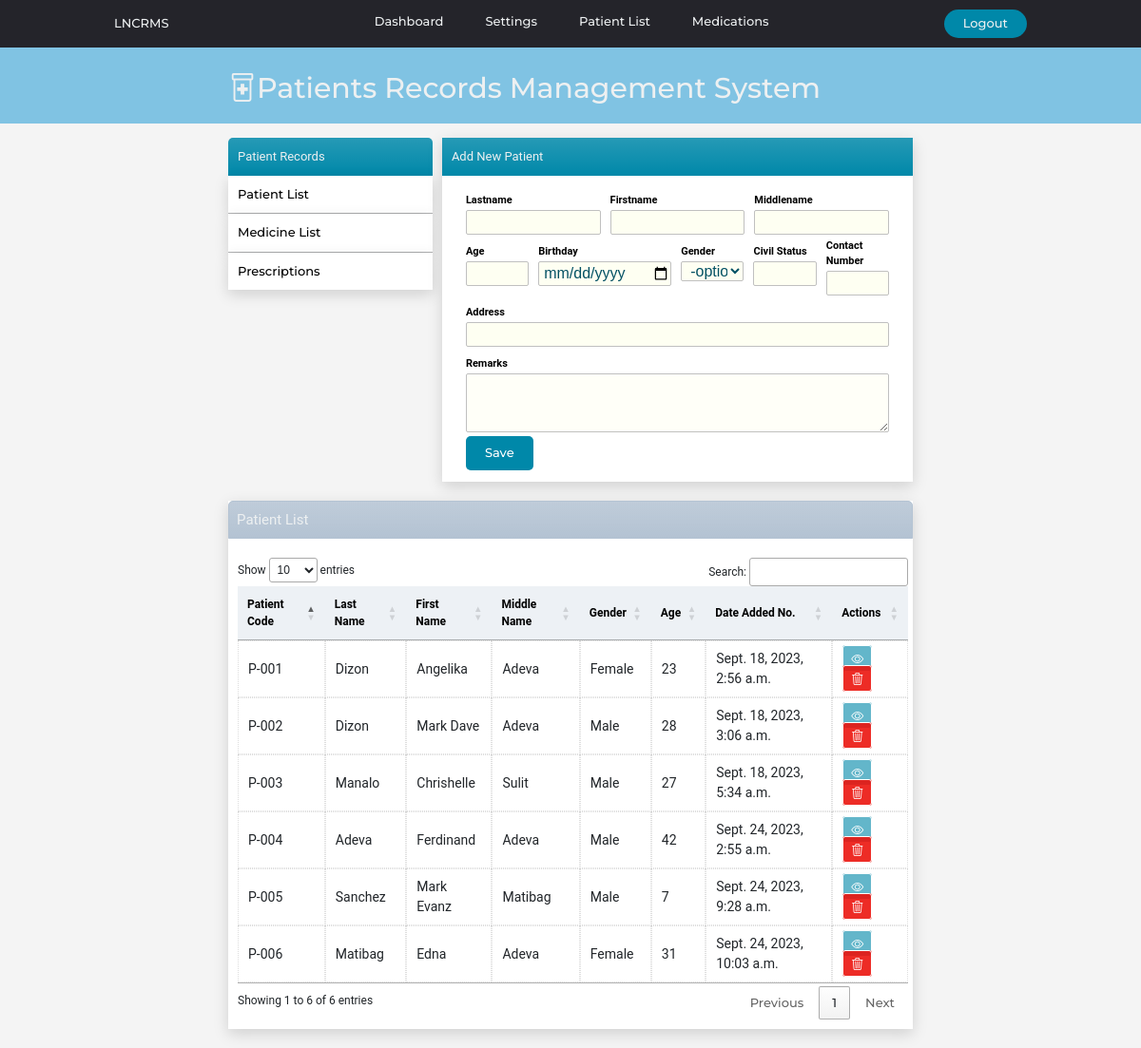
The page /patientlist/ on the database as committed earlier.
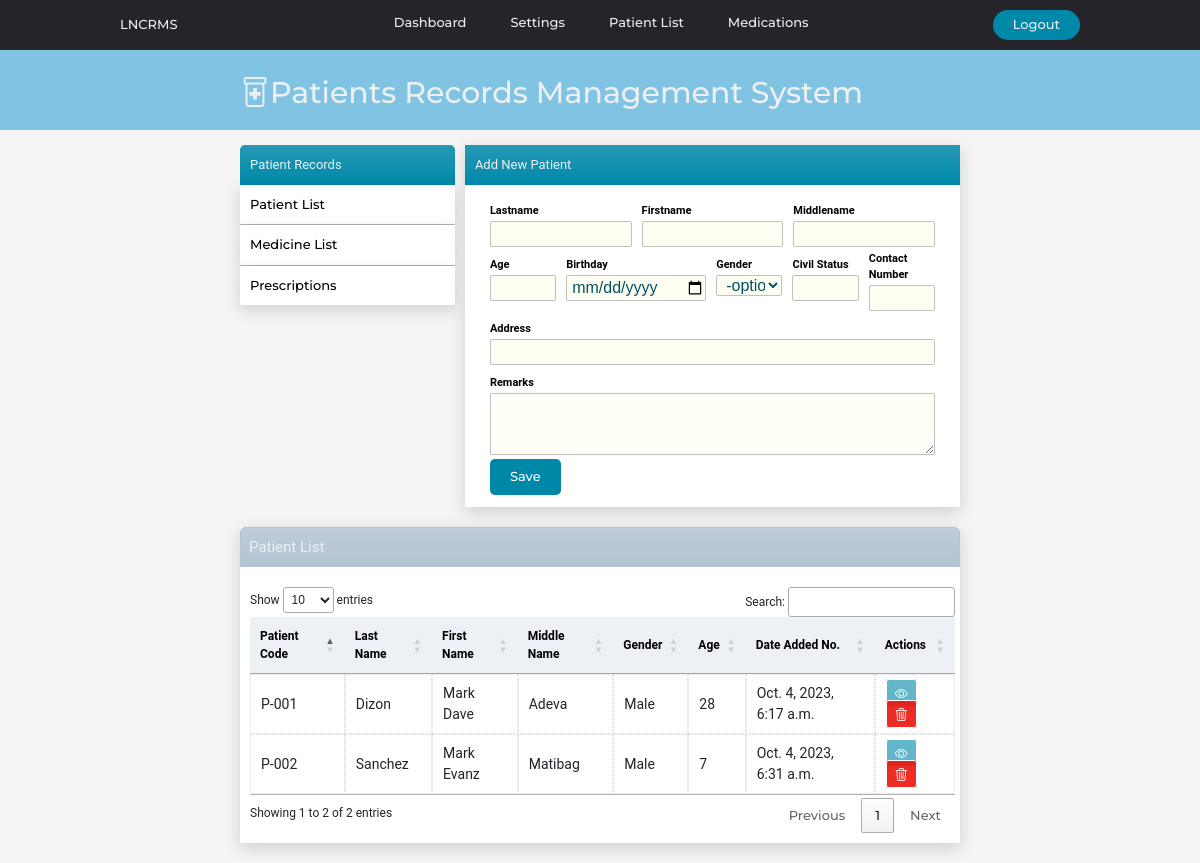
The same page on the database as committed later.
### website/models.py (models this page shows, shortened)
class Patient(models.Model):
    created_at = models.DateTimeField(auto_now_add=True)
    patient_code=models.CharField(max_length=50)
    first_name = models.CharField(max_length=50)
    middle_name = models.CharField(max_length=50)
    last_name = models.CharField(max_length=50)
    age = models.CharField(max_length=50)
    bday = models.CharField(max_length=50,default='')
    civil_status = models.CharField(max_length=50,default='')
    gender = models.CharField(max_length=50)
    address = models.CharField(max_length=100)
    contact_number = models.CharField(max_length=50)

### website/views.py (the view, shortened to what this page needs)
# urls.py: path('patientlist/',views.patientlist, name='patientlist'),
def patientlist(request):
    patientsdata = {'patientsdata': Patient.objects.all()}
    return render(request, 'patientlist.html',patientsdata)

### website/templates/patientlist.html
{% extends 'index.html' %}
{% block content%}
    <div class="container1">
      {% include "sidemenu.html" %}
      <div class="reg-area">
        {% include 'newpatient.html' %}
      </div>
    </div>
    <div class="container2">
      <div class="table-title bg-gradient">Patient List</div>
      <div class="table-box">
        {% include 'patientstable.html' %}
      </div>
</div>
{%endblock%}

### website/templates/patientstable.html
    <table id="patienttable" class="patient-tables">
      <thead >
        <th>Patient Code</th>
        <th>Last Name</th>
        <th>First Name</th>
        <th>Middle Name</th>
        <th>Gender</th>
        <th>Age</th>
        <th>Date Added No.</th>
        <th>Actions</th>
      </thead>
      <tbody>
        {% for x in patientsdata %}
        <tr>
          <td>{{x.patient_code}}</td>
          <td>{{x.last_name}}</td>
          <td>{{x.first_name}}</td>
          <td>{{x.middle_name}}</td>
          <td>{{x.gender}}</td>
          <td>{{x.age}}</td>
          <td>{{x.created_at}}</td>
          <td>
            <a href="{% url 'patientinfo' x.id %}" id="link-view"><i class="bi bi-eye"></i></a>
            <a href="#" id="link-delete"><i class="bi bi-trash3"></i></a>
          </td>
        </tr>
        {% endfor %}
      </tbody>
    </table>

Rows that differ between the two databases and show on the page:
removed Patient: patient_code "P-001", last_name "Dizon", first_name "Angelika", middle_name "Adeva", gender "Female", age "23", created_at "Sept. 18, 2023, 2:56 a.m."
removed Patient: patient_code "P-002", last_name "Dizon", first_name "Mark Dave", middle_name "Adeva", gender "Male", age "28", created_at "Sept. 18, 2023, 3:06 a.m."
removed Patient: patient_code "P-003", last_name "Manalo", first_name "Chrishelle", middle_name "Sulit", gender "Male", age "27", created_at "Sept. 18, 2023, 5:34 a.m."
removed Patient: patient_code "P-004", last_name "Adeva", first_name "Ferdinand", middle_name "Adeva", gender "Male", age "42", created_at "Sept. 24, 2023, 2:55 a.m."
removed Patient: patient_code "P-005", last_name "Sanchez", first_name "Mark Evanz", middle_name "Matibag", gender "Male", age "7", created_at "Sept. 24, 2023, 9:28 a.m."
removed Patient: patient_code "P-006", last_name "Matibag", first_name "Edna", middle_name "Adeva", gender "Female", age "31", created_at "Sept. 24, 2023, 10:03 a.m."
added Patient: patient_code "P-001", last_name "Dizon", first_name "Mark Dave", middle_name "Adeva", gender "Male", age "28", created_at "Oct. 4, 2023, 6:17 a.m."
added Patient: patient_code "P-002", last_name "Sanchez", first_name "Mark Evanz", middle_name "Matibag", gender "Male", age "7", created_at "Oct. 4, 2023, 6:31 a.m."
Other text that changed with them:
text written by a page script: "Show entries Search: Showing 1 to 6 of 6 entries Previous 1 Next" → "Show entries Search: Showing 1 to 2 of 2 entries Previous 1 Next"
